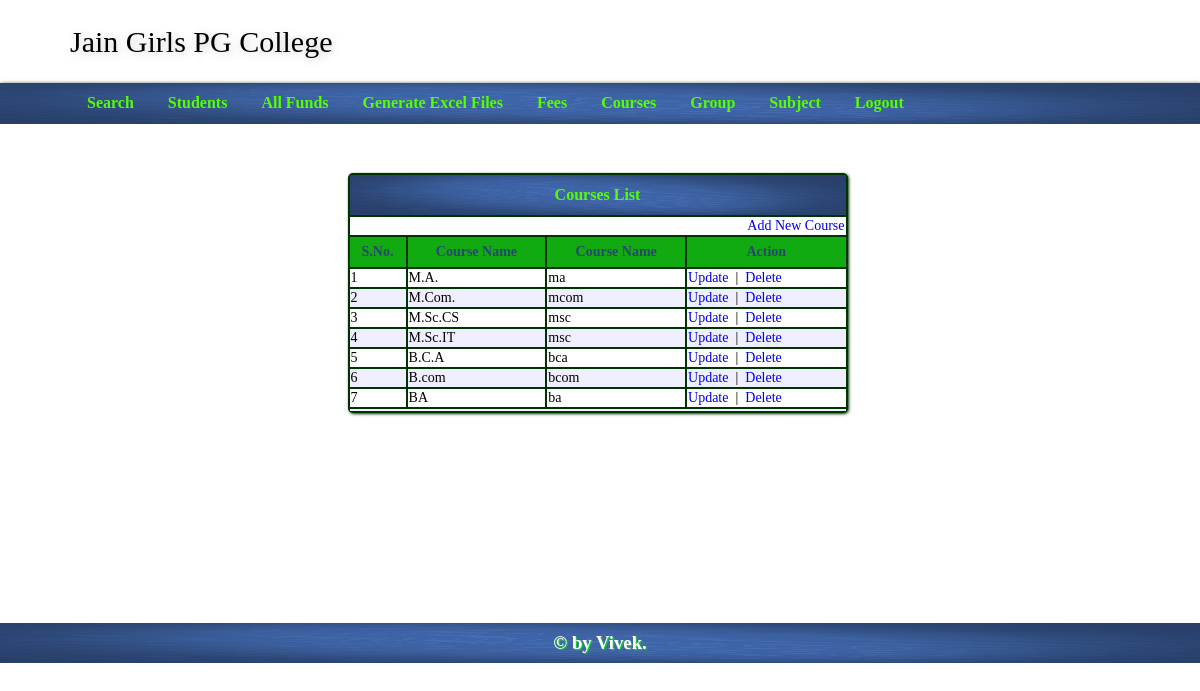
Page /index.php?mod=course&do=clist (signed in) on the committed database.
### tables this page shows
CREATE TABLE IF NOT EXISTS `courses` (
  `id` int(2) NOT NULL AUTO_INCREMENT,
  `coursename` varchar(30) NOT NULL,
  `classcode` varchar(10) NOT NULL,
  PRIMARY KEY (`id`)
);

### index.php (called while the page is built, shortened)
<?php
	$theam="axixa";
	$mod="login";
	$do="login";
	include_once("function.php");
	include_once("header.php");
	if(isset($_SESSION['login_details']) || isset($_SESSION['login_check']))
	{
		if(isset($_GET['mod'])){
			$mod=$_GET['mod'];
			$do=$_GET['do'];
		}
	}
	include_once("module/$mod/$do.php");
	include_once("footer.php");
?>

### function.php (called while the page is built, shortened)
<?php
function PaginationWork($pno='')
{
   global $frmdata ;
   global $frmdataget;
    $recordPerPage=10;
   $frmdata['to']=$recordPerPage;
   if($frmdataget['pageNumber']<=1)
   {
       $frmdata['from']=0;
     }
   else
        $frmdata['from']= $recordPerPage * ( ( (int) $frmdataget['pageNumber']) - 1);
}
?>

### module/course/clist.php (the view, shortened to what this page needs)
<table class="<?php echo $theam;?>_list">
	<tr>
    	<td colspan="4">Courses List</td>
    </tr>
    <tr>
    	<td colspan="4" align="right"><a href="index.php?mod=course&do=caddedit">Add New Course</a></td>
    </tr>
	<tr>
    	<td>S.No.</td>
        <td>Course Name</td>
        <td>Course Name</td>
        <td>Action</td>
    </tr>
    <?php
		$rs=mysqli_query($con,'SELECT COUNT(*) AS tot FROM courses LIMIT 1') ;
		$totRslt=mysqli_fetch_assoc($rs);
			$list=mysqli_query($con,"select id,coursename,classcode from courses order by id desc LIMIT ".$frmdata['from'].", ".$frmdata['to']);
		$i=1;
		while($course=mysqli_fetch_assoc($list)){
	?>
    <tr>
   		<td><?php echo $i++;?></td>
        <td><?php echo $course['coursename'];?></td>
        <td><?php echo $course['classcode'];?></td>
        <td><a href="index.php?mod=course&do=caddedit&id=<?php echo $course['id'];?>">Update</a>&nbsp;&nbsp;|&nbsp;&nbsp;<a href="#" onClick="deletedata(<?php echo $course['id'];?>)">Delete</a></td>
    </tr>
    <?php
		}
	?>
    <tr>
    	<td colspan="10"><?php PaginationDisplay($totRslt['tot'],'index.php?mod=course&do=clist&pageNumber=','');?>
</td>
    </tr>
</table>

### css/axixa_style.css (style rules this page uses)
* { font-family:Verdana; }
body,nav,ul,li,h1,h3,h2 { margin:0; padding:0; }
a { text-decoration:none; }
#axixa_wrapper .axixa_list,#axixa_wrapper .axixa_form { margin:0 auto; box-shadow:1px 1px 3px #030; min-width:500px; background-color:#030; border-radius:5px; }
#axixa_wrapper .axixa_list tr:first-child,#axixa_wrapper .axixa_form tr:first-child,#axixa_wrapper .axixa_form tr:last-child { background-image:url(back.png); background-size:100% 100%; color:#5F0; height:40px; text-align:center; font-weight:bold; font-size:16px; }
#axixa_wrapper .axixa_list tr:nth-child(odd),#axixa_wrapper .axixa_form tr:nth-child(odd) { background-color:#eef; }
#axixa_wrapper .axixa_list tr:nth-child(3) { background-color:#1a1; background-size:100% 100%; color: #2c4671; text-align:center; font-weight:bold; height:30px; font-size:14px; }
#axixa_wrapper .axixa_list tr,#axixa_wrapper .axixa_form tr { background-color:#fff; min-height:40px; font-size:14px; }

### rows in the picture
courses: coursename "M.A.", classcode "ma"
courses: coursename "M.Com.", classcode "mcom"
courses: coursename "M.Sc.CS", classcode "msc"
courses: coursename "M.Sc.IT", classcode "msc"
courses: coursename "B.C.A", classcode "bca"
courses: coursename "B.com", classcode "bcom"
courses: coursename "BA", classcode "ba"
